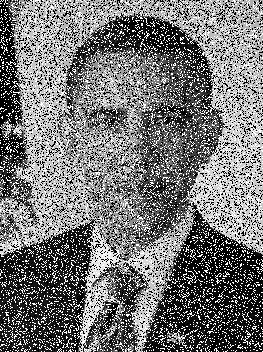
#> input picture guesswho.png, 263 x 352 px
$ python flip.py guesswho.png
#> lines starting #> are read from the running program, lines starting #| are printed output that depends on the picture
import sys
from PIL import Image

# define your flip function here

def flip(img):
	width, height = img.size
	imgup = img.copy()
	m = img.load()
	m2 = imgup.load()

	for x in range(0, width):
		for y in range(0, height):
			m2[x, y] = m[width - x - 1, y]

	imgup.show()


if len(sys.argv)<=1:
	print ("missing image filename")
	sys.exit(1)
filename = sys.argv[1]
img = Image.open(filename)
#> img is the input picture: PIL image 263x352 P; min 0, max 255, mean 117.7
img = img.convert("L")
#> img: PIL image 263x352 L
img.show()

# call your flip function here
flip(img)
#> in flip, `imgup.show()`:
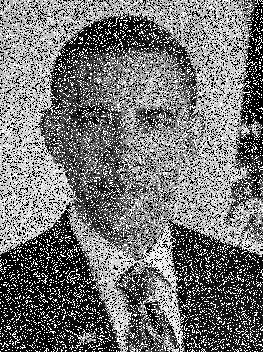
#> shown: PIL image 263x352 L; min 0, max 255, mean 117.7

$ run again, on pcb.png
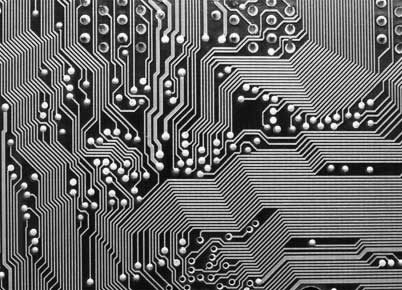
#> input picture pcb.png, 402 x 290 px
#> img is the input picture: PIL image 402x290 P; min 0, max 255, mean 104.3
#> img: PIL image 402x290 L
#> in flip, `imgup.show()`:
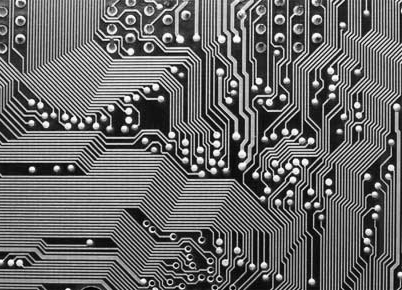
#> shown: PIL image 402x290 L; min 0, max 255, mean 104.3
